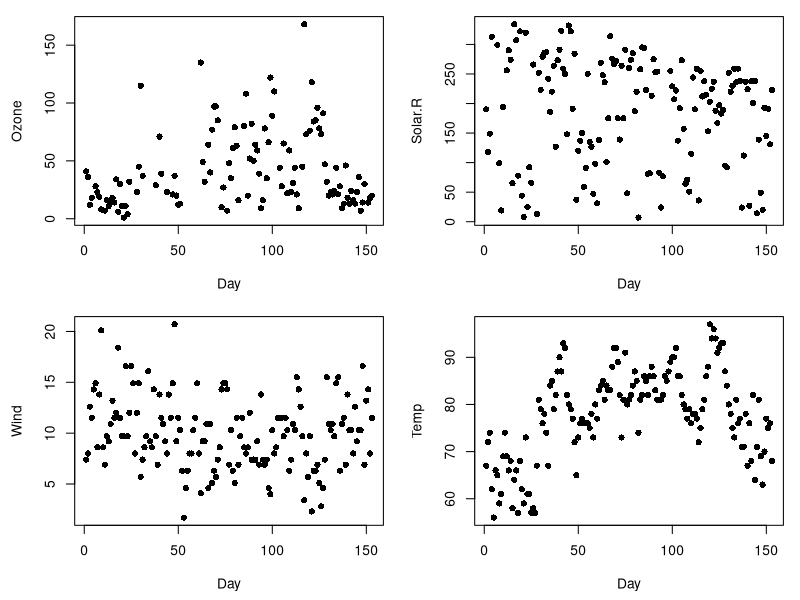
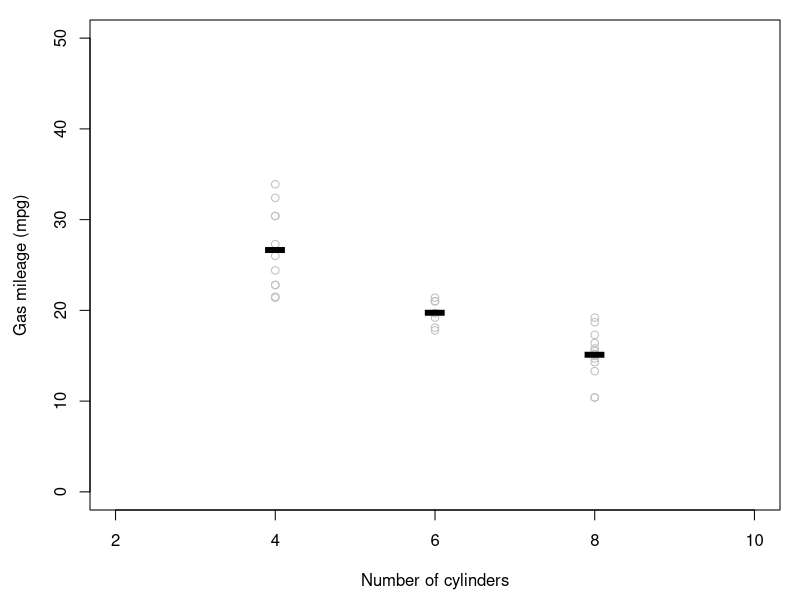
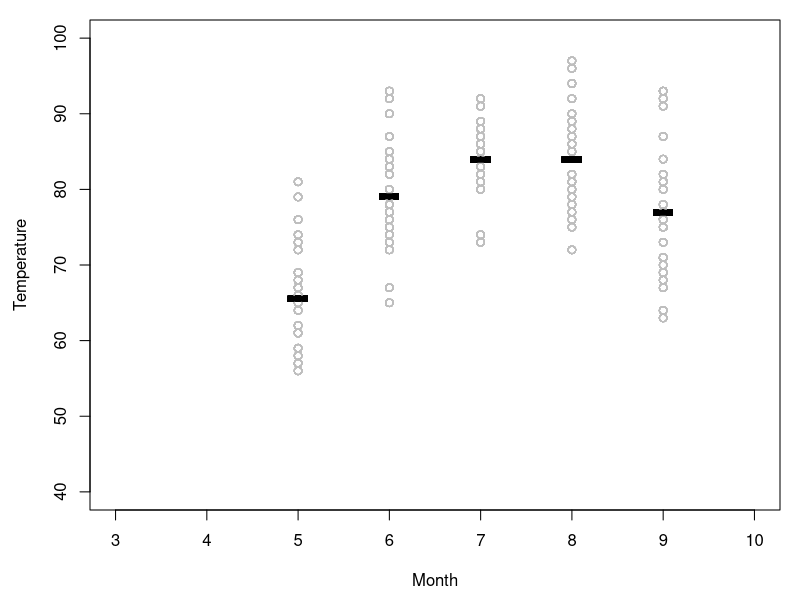
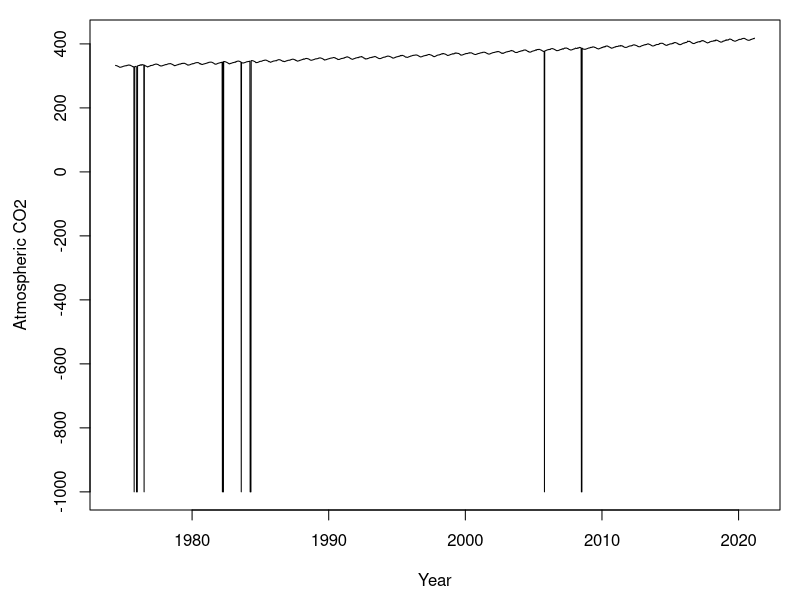
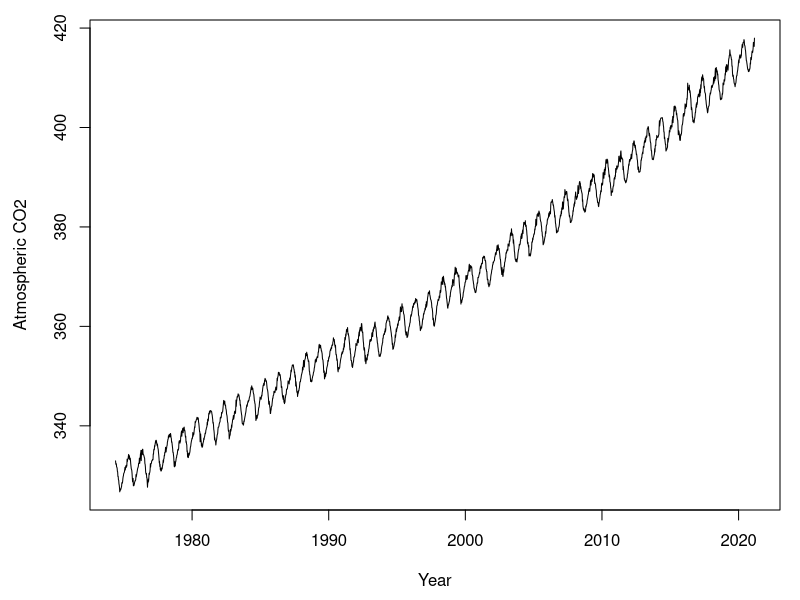
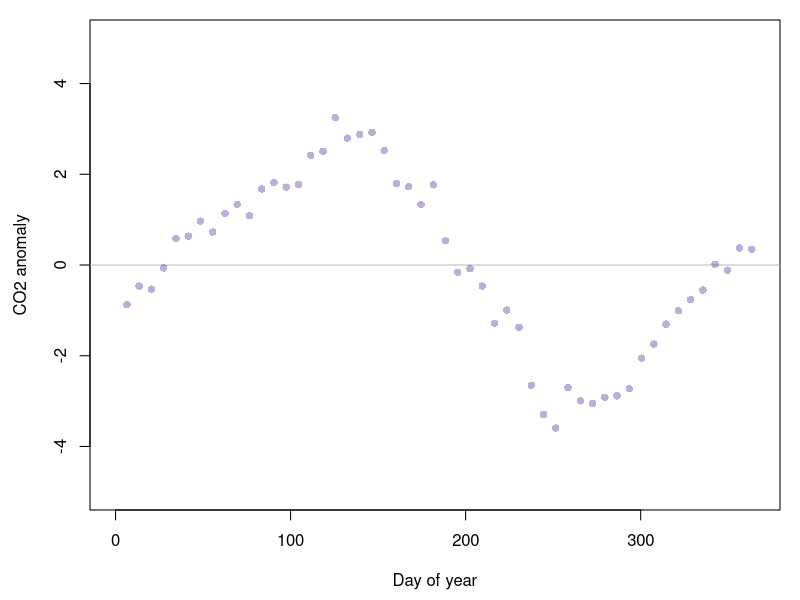
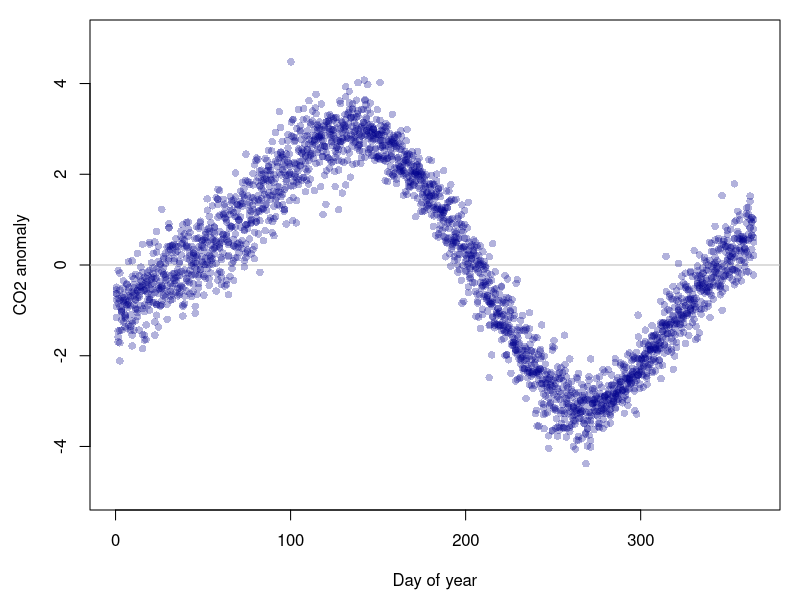
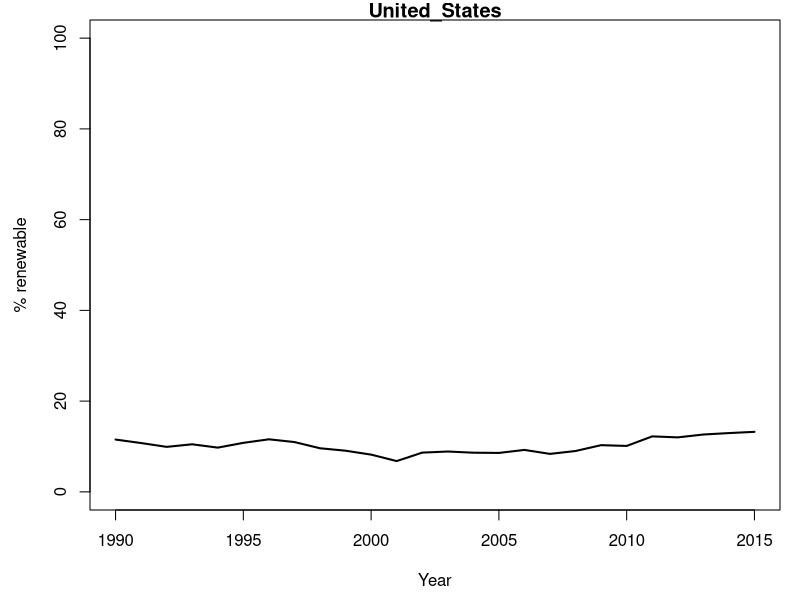

Recreate these plots in R, in order.
## ---- chunk 1
x <- 1:5
for(i in x){
  print(i)
}
## ---- chunk 2
for(i in 1:5){
  print("I'm just repeating myself.")
}
## ---- chunk 3
x <- 2
for(i in 1:5){
  x <- x*x
  print(x)
}
## ---- chunk 4
professors <- c("Keri","Deb","Ken") 
for(x in professors){
  print(paste0(x," is pretty cool!"))
}
## ---- chunk 5
# Add your names to this vector
famous.names <- c("Lady Gaga","David Haskell","Tom Cruise")
## ---- chunk 6
# Do your coding here
for(i in famous.names){
  print(paste0(i," has cooties!"))
}
## ---- chunk 7
# Step 1. Give 'i' an arbitrary value for the time being
i=1 


# Step 4. Open up your `for` loop here.


# Step 2. Write the body of your loop
# e.g.,   print(paste0(i," has cooties!"))
# but write your own new silly print command

# Step 3. Test the code you wrote for Step 2 (be sure to run Step 1 first).

# Step 5. Close your `for` loop with an end curly bracket.


## ---- chunk 8
data(airquality)
head(airquality)
## ---- chunk 9
par(mfrow=c(2,2)) # Setup a multi-panel plot # format = c(number of rows, number of columns)
par(mar=c(4.5,4.5,1,1)) # Set plot margins

# Loop through the first four columns ...
for(i in 1:4){
  y <- airquality[,i] # Select data in column i
  var.name <- names(airquality)[i] # Get name of that column
  plot(y,xlab="Day",ylab=var.name,pch=16) # Plot data
}

par(mfrow=c(1,1)) # restore the default single-panel plot
## ---- chunk 10
data(mtcars)
head(mtcars)
## ---- chunk 11
# Let's see how many different cylinder types there are in the data
ucyl <- unique(mtcars$cyl) ; ucyl

# Let's make an empty plot
plot(1,type="n", # tell R not to draw anything
     xlim=c(2,10),ylim=c(0,50),
     xlab="Number of cylinders",
     ylab="Gas mileage (mpg)")

# Write your for loop here to add the actual data

i=ucyl[1] # It's always good to use a known value of i as you build up your for loop

for(i in ucyl){ # Usually helpful to write this line LAST. 
                # i.e., write body of loop first, test it, then wrap it in a loop.
  
  # Subset the dataframe according to number of cylinders
  cari <- mtcars[mtcars$cyl==i,]
  
  # Plot the raw data
  points(x=cari$cyl,y=cari$mpg,col="grey")
  
  # Superimpose the mean on top
  points(x=i,y=mean(cari$mpg),col="black",pch="-",cex=5,)
}
## ---- chunk 12
plot(1,type="n",
     xlim=c(3,10),ylim=c(40,100),
     xlab="Month",
     ylab="Temperature")

# Write your for loop here to add the actual data
for(i in airquality$Month){
  airi <- airquality[airquality$Month==i,]
  points(x=airi$Month,y=airi$Temp,pch=1,col="grey")
  points(x=i,y=mean(airi$Temp),pch="-",cex=5,col="black")
}
## ---- chunk 13
kc <- read.csv("./data/keeling-curve.csv") ; head(kc)
## ---- chunk 14
plot(kc$CO2 ~ kc$year_dec,type="l",xlab="Year",ylab="Atmospheric CO2")
## ---- chunk 15
kc <- kc[kc$CO2 >0,] 
plot(kc$CO2 ~ kc$year_dec,type="l",xlab="Year",ylab="Atmospheric CO2")
## ---- chunk 16

# Stage an empty plot for what you are trying to represent
plot(1, # plot a single point
     type="n",
     xlim=c(0,365),xlab="Day of year",
     ylim=c(-5,5),ylab="CO2 anomaly")
abline(h=0,col="grey") # add nifty horizontal line

# Reduce the dataset to a single year (any year)
kcy <- kc[kc$year=="1990",] ; head(kcy)

# Let's convert each CO2 reading to an 'anomaly' compared to the year's average.
CO2.mean <- mean(kcy$CO2,na.rm=TRUE) ; CO2.mean  # Take note of how useful that 'na.rm=TRUE' input can be!

y <- kcy$CO2 - CO2.mean ; y # Translate each data point to an anomaly

# Add points to your plot
points(y~kcy$day_of_year,pch=16,col=adjustcolor("darkblue",alpha.f=.3))

## ---- chunk 17
# First, stage your empty plot:
plot(1,type="n",
     xlim=c(0,365),xlab="Day of year",
     ylim=c(-5,5),ylab="CO2 anomaly")

abline(h=0,col="grey")

# Now we will loop through each year of data. First, get a vector of the years included in the dataset:
years <- unique(kc$year) ; years

# Now build your for loop. 
# Notice that the contents of the `for loop` are exactly the same 
# as the single plot above --  with one exception. 
# Notice the use of the symbol i

for(i in years){

  # Reduce the dataset to a single year
  kcy <- kc[kc$year==i,] ; head(kcy)
  
  # Let's convert each CO2 reading to an 'anomaly' compared to the year's average.
  CO2.mean <- mean(kcy$CO2,na.rm=TRUE) ; CO2.mean # Get average CO2 for year

  y <- kcy$CO2 - CO2.mean ; y # Translate each data point to an anomaly

  # Add points to your plot
  points(y~kcy$day_of_year,pch=16,col=adjustcolor("darkblue",alpha.f=.3))
  
}

## ---- chunk 18
df <- read.csv("./data/nz_birds.csv")
nrow(df)
head(df)
tail(df)
## ---- chunk 19
# Subset to day of interest
dayi <- 10
dfi <- df[df$day == dayi,]

# Tally up counts for each species
kiwi <- length(which(dfi$species=="Kiwi"))
weka <- length(which(dfi$species=="Weka"))
kakapo <- length(which(dfi$species=="Kakapo"))
kea <- length(which(dfi$species=="Kea"))
## ---- chunk 20
# 1: determine the unique days in the dataset:
udays <- unique(df$day)

# 2: stage empty results vectors
kiwi <- weka <- kakapo <- kea <- c()

# (create a variable named i to help you test your code as you build it)
i=1 

# 3: Start for loop. Loop through each unique day
for(i in 1:length(udays)){
  
  # 4. Subset to day of interest
  dayi <- udays[i] 
  dfi <- df[df$day == dayi,]
  
  # 5. Tally up birds, add to each vector
  kiwi[i] <- length(which(dfi$species=="Kiwi"))
  weka[i] <- length(which(dfi$species=="Weka"))
  kakapo[i] <- length(which(dfi$species=="Kakapo"))
  kea[i] <- length(which(dfi$species=="Kea"))
  
}

# 6. Run for loop

# 7. Combine results into a dataframe
results <- data.frame(day=udays, kiwi, weka, kakapo, kea)

# Check it out!
results

## ---- chunk 21

uspp <- unique(df$species) # get set of unique species

A <- B <- c() # empty vector for names of each species in the pair
X <- c() # empty vector for number of dates in which both species were common

i=1 ; j=2

# For loop 1
for(i in 1:length(uspp)){
  spi <- uspp[i] # species i
  dfi <- df[df$species == spi,] # subset df to only this species
  counti <- table(dfi$day) # get number of sightings on each day
  dayi <- names(counti)[which(counti >= 5)] ; # get the dates on which this species was seen 5+ times
  
  # For loop 2
  for(j in 1:length(uspp)){
    spj <- uspp[j] # species j
    dfj <- df[df$species == spj,] # subset df to only this species
    countj <- table(dfj$day) # get number of sightings on each day
    dayj <- names(countj)[which(countj >= 5)] ; # get the dates on which this species was seen 5+ times
    
    dates_ij <- which(dayi  %in% dayj) # get the dates on which both species were seen 5+ times
    Xij <- length(dates_ij) # count the number of these dates
    
    # Add results to staged objects
    X <- c(X,Xij) 
    A <- c(A,spi)
    B <- c(B,spj)
  }

}

# Combine results into a dataframe
results <- data.frame(A, B, X)

# Check it out!
results

## ---- chunk 22
results_matrix <- matrix(data=NA, nrow=4, ncol=4, dimnames=list(uspp,uspp))
results_matrix
## ---- chunk 23
# Stage empty results objects
results_matrix <- matrix(data=NA, nrow=4, ncol=4, dimnames=list(uspp,uspp))

# Get unique species
uspp <- unique(c(results$A,results$B))

# Loop 1: each species (row)
for(i in 1:length(uspp)){
  spi <- uspp[i]
  resultsi <- results[results$A==spi,] # subset data to rows where column A equals species i
  
  # Loop 2: each species (column)
  for(j in 1:length(uspp)){
    spj <- uspp[j]
    resultsj <- resultsi[resultsi$B==spj,] # subset data from i loop where column B equals species j
    
    Xij <- resultsj$X      # Find result

    results_matrix[i,j] <- Xij     # Add result to staged object
  }
}

results_matrix
## ---- chunk 24
df <- read.csv("./data/renewable-energy.csv")
## ---- chunk 25
# Write your code here
i=2
for(i in 2:ncol(df)){
  dfi <- df[,i] ; dfi
  diffi <- dfi[length(dfi)] - dfi[1] ; diffi
  print(paste0(names(df)[i]," : ",round(diffi),"% change."))
}
## ---- chunk 26
# Write your code here
diffs <- c()
i=2
for(i in 2:ncol(df)){
  dfi <- df[,i] ; dfi
  diffi <- dfi[length(dfi)] - dfi[1] ; diffi
  diffs <- c(diffs,diffi)
}
diffs
## ---- chunk 27
# Write code here
dfi <- df[,c(1,13)] 
plot(x=dfi[,1],
     y=dfi[,2],
     type="l",lwd=2,
     xlim=c(1990,2015),ylim=c(0,100),
     xlab="Year",ylab="% renewable",
     main=names(dfi)[2])
## ---- chunk 28

par(mfrow=c(4,3))
i=3
for(i in 2:ncol(df)){
  dfi <- df[,c(1,i)] ; dfi
  plot(x=dfi[,1],
       y=dfi[,2],
       type="l",lwd=2,
       xlim=c(1990,2015),ylim=c(0,100),
       xlab="Year",ylab="% renewable",
       main=names(dfi)[2])
}

## ---- chunk 29
par(mfrow=c(1,1))
plot(1,type="n",lwd=2,
     xlim=c(1990,2015),ylim=c(0,100),
     xlab="Year",ylab="% Renewable")

for(i in 2:ncol(df)){
  dfi <- df[,c(1,i)] ; dfi
  lines(dfi[,2]~dfi[,1],lwd=2,col=adjustcolor("black",alpha.f=.4))
}

lines(df$United_States~df$year,lwd=4,col="firebrick")

